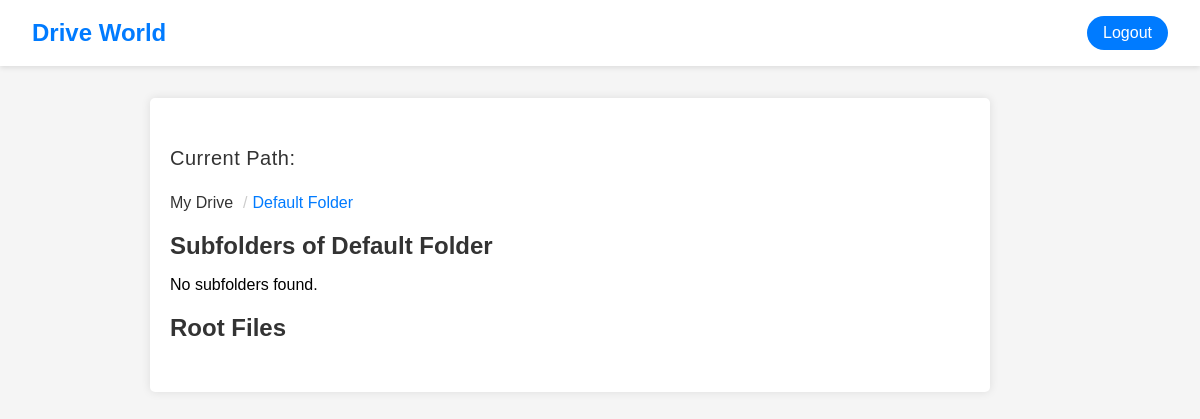
The app's page /foldermaster/folder/26/ (signed in), older data.
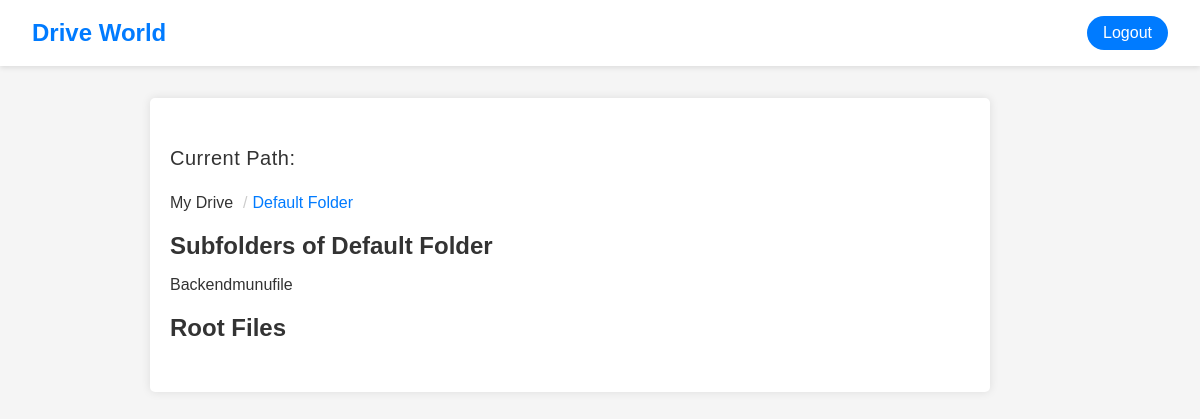
The same page, newer data.
### foldermaster/models.py (models this page shows, shortened)
class Folder(models.Model):
    name = models.CharField(max_length=255)
    parent = models.ForeignKey('self', null=True, blank=True, on_delete=models.CASCADE, related_name='children')
    owner = models.ForeignKey(settings.AUTH_USER_MODEL, on_delete=models.CASCADE, related_name='folders')

### foldermaster/views.py (the view)
# urls.py: path('folder/<int:folder_id>/', views.folder_view, name='folder_view'),
@login_required
def folder_view(request, folder_id):
    folder = get_object_or_404(Folder, id=folder_id, owner=request.user)
    subfolders = folder.children.all()
    files = folder.files.all()
    return render(request, 'foldermaster/folder_view.html', {'folder': folder, 'subfolders': subfolders, 'files': files})

### foldermaster/templates/foldermaster/folder_view.html (shortened to what this page needs)
{% extends 'core/base.html' %}
{% load static %}
{% block content %}
<div class="main-content">
    <div class="breadcrumbs">
        {% if folder %}
            <p>Current Path:</p>
            <ul class="breadcrumb-list">
                <li><a href="{% url 'foldermaster:foldermanagement' %}">My Drive</a></li>
                <li class="separator">/</li>
                <li>{{ folder.name }}</li>
            </ul>
        {% endif %}
    </div>
    <div class="subfolders-section">
        <h2 class="section-title">Subfolders of {{ folder.name }}</h2>
        <ul class="folder-list">
            {% for subfolder in subfolders %}
                <li class="folder-item">
                    <a href="{% url 'foldermaster:foldermanagement' folder_id=subfolder.id %}" class="folder-link">{{ subfolder.name }}</a>
                </li>
            {% empty %}
                <li>No subfolders found.</li>
            {% endfor %}
        </ul>
    </div>
    <div class="root-files-section">
        <h2 class="section-title">Root Files</h2>
    </div>
</div>
{% endblock %}

Row changes from the older to the newer data that the page shows:
added Folder: name "Backendmunufile"
Text that changed along with them:
text no longer shown: "No subfolders found."
